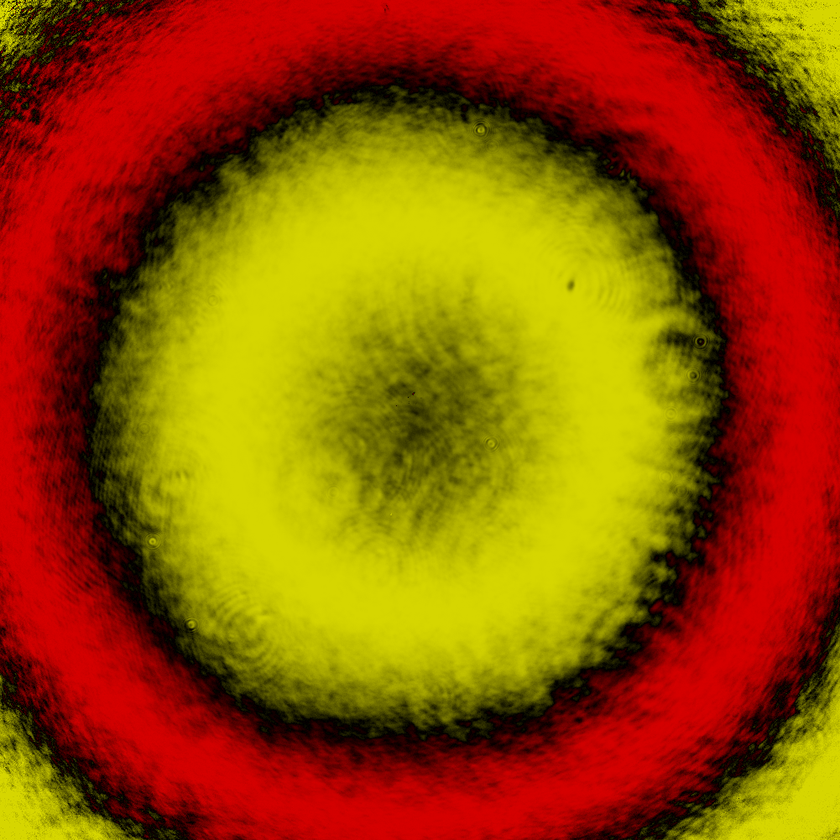
#> input picture src/Cameron/r_matrix_37_avg_10.png, 840 x 840 px, shrunk from 1001 x 1001 before the run
$ python denoise2.py
#> lines starting #> are read from the running program, lines starting #| are printed output that depends on the picture
import cv2
import numpy as np
from matplotlib import pyplot as plt
from numpy import asarray
from numpy import savetxt


img = cv2.imread('r_matrix_37_avg_10.png')
#> img is the input picture: shape (840, 840, 3); mean B, G, R 0, 79, 148.9

kernel = np.ones((12,12),np.float32)/144
dst = cv2.filter2D(img,-1,kernel)
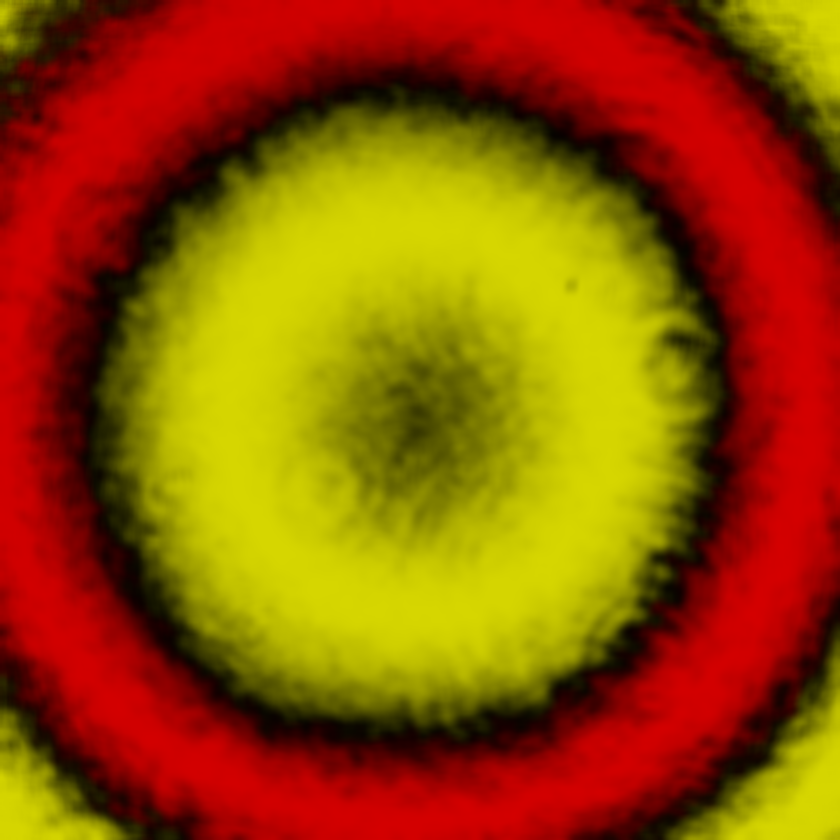
#> dst: shape (840, 840, 3); mean B, G, R 0, 78.9, 148.9
plt.subplot(121),plt.imshow(img),plt.title('Original')
plt.xticks([]), plt.yticks([])
plt.subplot(122),plt.imshow(dst),plt.title('Averaging')
plt.xticks([]), plt.yticks([])
plt.show()
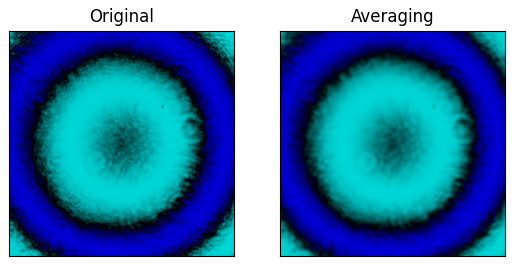
#> figure drawn by matplotlib, 2 panels; B, G, R data is drawn as R, G, B

print(dst)
#> (printed output is left out)
# savetxt('data.csv', dst, delimiter=',')
